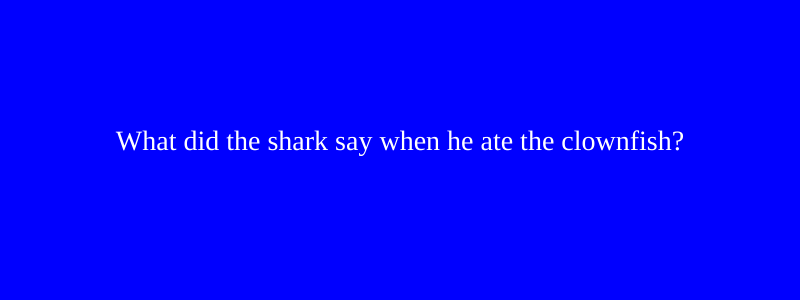
Frame 1 (no input)
Frame 60 (no input): identical to frame 1, image omitted
Frame 120 (the mouse pressed at the canvas centre since frame 60): identical to frame 1, image omitted

The p5.js sketch that drew this single still picture (run headless with seeded random() and noise() and a simulated clock; from frame 60 on, the mouse is pressed at the canvas centre):

// p5.js sketch
// ── sketch.js
let state = 0;
let timer = 0;

function setup() {
  createCanvas(800, 300);
  textAlign(CENTER);
  rectMode(CENTER);
  textFont("Georgia")
}

function draw() {
  textSize(28);
  timer++;
  if (timer > 3 * 60) {
    timer = 0;
    state = (state + 1) % 2;
  }
  switch (state) {
    case 0:
      background('blue');
      fill('white');
      text("What did the shark say when he ate the clownfish?", width / 2, height / 2);
      break;
    case 1:
      background('darkorange');
    //  fill("");
      text("This tastes a little funny.", width / 2, height / 2);
      break;
  }
}
